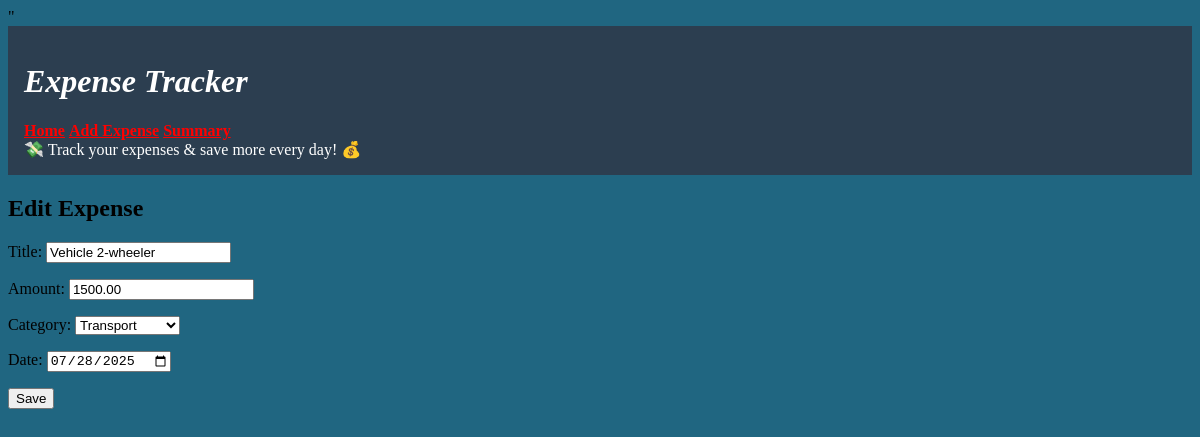
Page /edit/2/ on the committed database.
### expenses/models.py (models this page shows, shortened)
class Expense(models.Model):
    CATEGORY_CHOICES = [
        ('Food', 'Food'),
        ('Transport', 'Transport'),
        ('Utilities', 'Utilities'),
        ('Entertainment', 'Entertainment'),
        ('Other', 'Other'),
    ]
    title = models.CharField(max_length=100)
    amount = models.DecimalField(max_digits=10, decimal_places=2)
    category = models.CharField(max_length=50, choices=CATEGORY_CHOICES)
    date = models.DateField()

### expenses/views.py (the view)
# urls.py: path('edit/<int:pk>/', views.edit_expense, name='edit_expense'),
def edit_expense(request, pk):
    expense = get_object_or_404(Expense, pk=pk)
    form = ExpenseForm(request.POST or None, instance=expense)
    if form.is_valid():
        form.save()
        return redirect('expense_list')
    return render(request, 'expenses/form.html', {'form': form})

### expenses/forms.py
class ExpenseForm(forms.ModelForm):
    class Meta:
        model = Expense
        fields = ['title', 'amount', 'category', 'date']
        widgets = {
            'date': forms.DateInput(attrs={'type': 'date'})
        }

### expenses/templates/expenses/form.html (shortened to what this page needs)
{% extends "expenses/base.html" %}
{% block content %}
<h2>{% if form.instance.pk %}Edit{% else %}Add{% endif %} Expense</h2>
<form method="post">
    {{ form.as_p }}
    <button type="submit">Save</button>
</form>
{% endblock %}

### rows in the picture
Expense: title "Vehicle 2-wheeler", amount "1500.00", category "Transport", date "07/28/2025"
